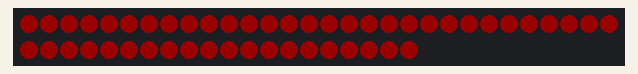
Recording of a sketch running on a simulated Arduino Uno, built with avr-gcc and run on an emulated ATmega328P. On the bench: 50 RGB LEDs in strip order, left to right, continuing on the next row. Dim RGB values are drawn brighter than linear.

Above: at 0.46 s.
At 10.55 s:
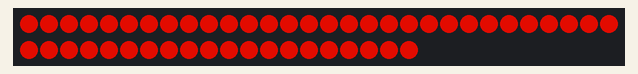
At 39.61 s:
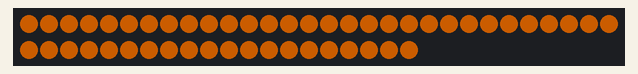

The sketch:

colorpulseLED.ino
```cpp
#include <FastLED.h>

#define LED_PIN     7
#define NUM_LEDS    50
#define PULSE_SPEED 10   // Speed of color pulsing

CRGB leds[NUM_LEDS];

void setup() {
  FastLED.addLeds<WS2812, LED_PIN, GRB>(leds, NUM_LEDS);
}

void loop() {
  static uint8_t hue = 0;

  // Pulse with a single color (Rainbow)
  for (int brightness = 0; brightness <= 255; brightness++) {
    fill_solid(leds, NUM_LEDS, CHSV(hue, 255, 255)); // Apply hue
    FastLED.setBrightness(brightness);
    FastLED.show();
    delay(PULSE_SPEED);
  }

  for (int brightness = 255; brightness >= 0; brightness--) {
    fill_solid(leds, NUM_LEDS, CHSV(hue, 255, 255)); // Apply hue
    FastLED.setBrightness(brightness);
    FastLED.show();
    delay(PULSE_SPEED);
  }

  hue += 5;  // Change hue for the next pulse
}
```
